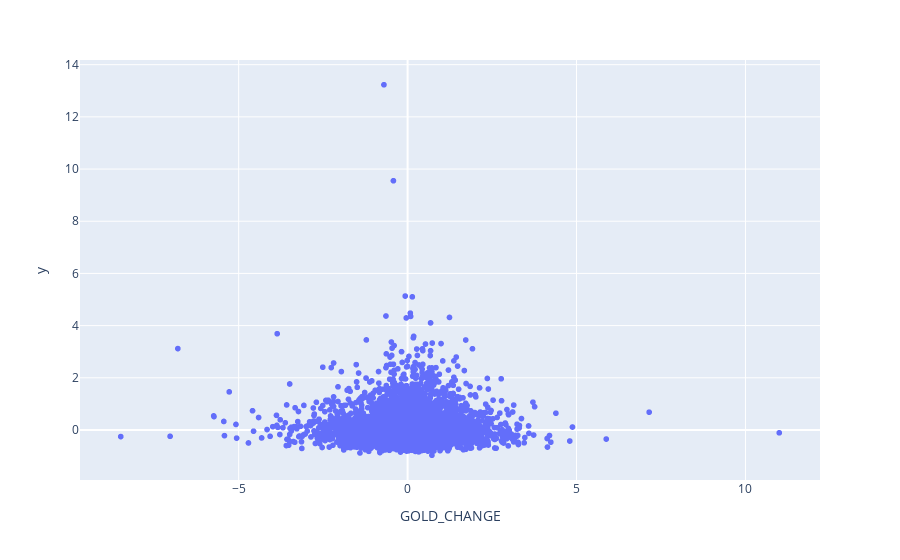

Here is the notebook cell this chart was saved with:
### Code cell
px.scatter(df,df.GOLD_CHANGE,df.GPRD_THREAT_CHANGE)

### Figure 1 — Plotly figure (JSON) as saved in the notebook; plotly's stock layout.template omitted (floating-point values rounded to 4 significant figures; data arrays with more than 128 entries replaced by an {"elided": "..."} marker saying what was removed)
{"data": [{"hovertemplate": "GOLD_CHANGE=%{x}<br>y=%{y}<extra></extra>", "legendgroup": "", "marker": {"color": "#636efa", "symbol": "circle"}, "mode": "markers", "name": "", "showlegend": false, "type": "scattergl", "x": {"elided": "5127 float values"}, "xaxis": "x", "y": {"elided": "5127 float values"}, "yaxis": "y"}], "layout": {"legend": {"tracegroupgap": 0}, "margin": {"t": 60}, "xaxis": {"anchor": "y", "domain": [0, 1], "title": {"text": "GOLD_CHANGE"}}, "yaxis": {"anchor": "x", "domain": [0, 1], "title": {"text": "y"}}}}
